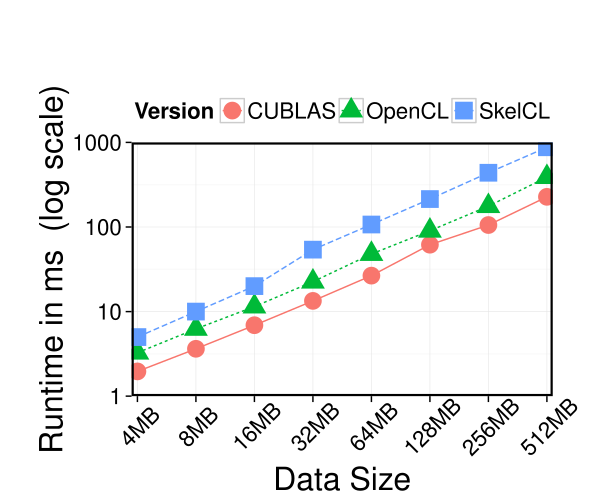

Recreate this plot in R.
require('ggplot2')
require('grid')
require('reshape2')

# row.names = NULL forces numbering of the lines and, thus, preserves the order
performance <- read.csv("dotProduct.csv", sep=";", comment.char="#", header=TRUE, row.names=NULL)
performance <- melt(performance)
colnames(performance) <- c("Size", "Version", "value")

rownumbers <- as.integer(row.names(performance))

# ====Default settins====
theme <- theme_bw() +
  theme(text = element_text(size = 20),
        axis.title = element_text(size = rel(1.125), vjust = 1),
        axis.text.x = element_text(angle = 45, vjust = 0.7),
        panel.border = element_rect(linetype = "solid", colour = "black", size = 1.5),
        plot.margin = unit(c(2,1.2,0,1), 'cm'),
        legend.position="top")

labs <- labs(x = "Data Size", y = "Runtime in ms  (log scale)")

# create plot
plot <- ggplot(performance, aes(x = reorder(Size, rownumbers), y = value, group=Version, color = Version)) +
  geom_line(aes(linetype=Version)) +
  geom_point(size=6, aes(shape=Version)) +
  scale_y_log10(expand = c(0,0), limits = c(1,1000)) +
  scale_x_discrete(expand=c(0,0.1)) +
  labs + theme

# save plot to file
ggsave(file = "dotProduct.pdf", width = 6, height = 5)

plot
